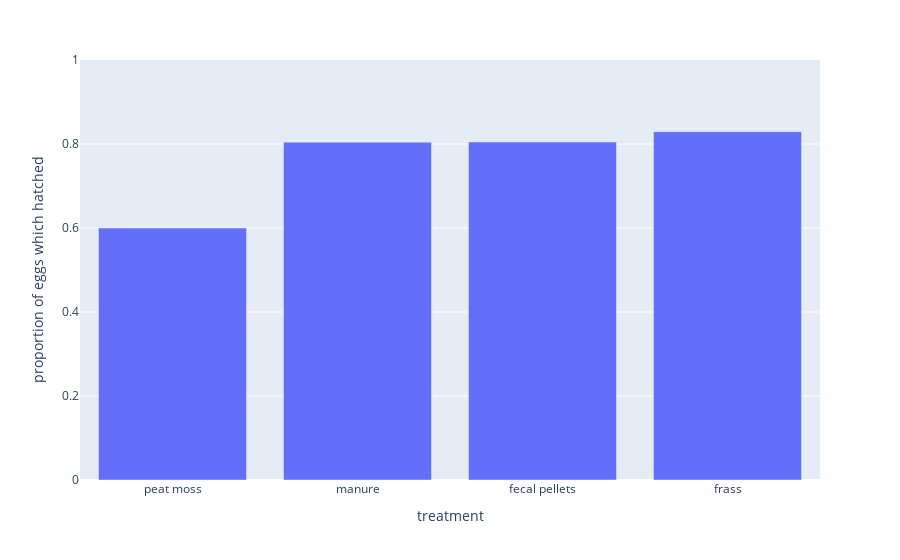

Write notebook code for a chart like this one.
### Code cell
fig = x.plot(x='treatment', y='proportion_hatched', kind='bar')
fig.update_yaxes(range=[0,1], title='proportion of eggs which hatched')
fig.layout.showlegend = False
fig.write_image("egg_survival_plot.png")
fig.show()

### Figure 1 — Plotly figure (JSON) as saved in the notebook; plotly's stock layout.template omitted (floating-point values rounded to 4 significant figures)
{"data": [{"alignmentgroup": "True", "hovertemplate": "variable=proportion_hatched<br>treatment=%{x}<br>value=%{y}<extra></extra>", "legendgroup": "proportion_hatched", "marker": {"color": "#636efa", "pattern": {"shape": ""}}, "name": "proportion_hatched", "offsetgroup": "proportion_hatched", "orientation": "v", "showlegend": true, "textposition": "auto", "type": "bar", "x": ["peat moss", "manure", "fecal pellets", "frass"], "xaxis": "x", "y": [0.6, 0.8043, 0.8049, 0.8293], "yaxis": "y"}], "layout": {"barmode": "relative", "legend": {"title": {"text": "variable"}, "tracegroupgap": 0}, "margin": {"t": 60}, "showlegend": false, "xaxis": {"anchor": "y", "domain": [0, 1], "title": {"text": "treatment"}}, "yaxis": {"anchor": "x", "domain": [0, 1], "range": [0, 1], "title": {"text": "proportion of eggs which hatched"}}}}
